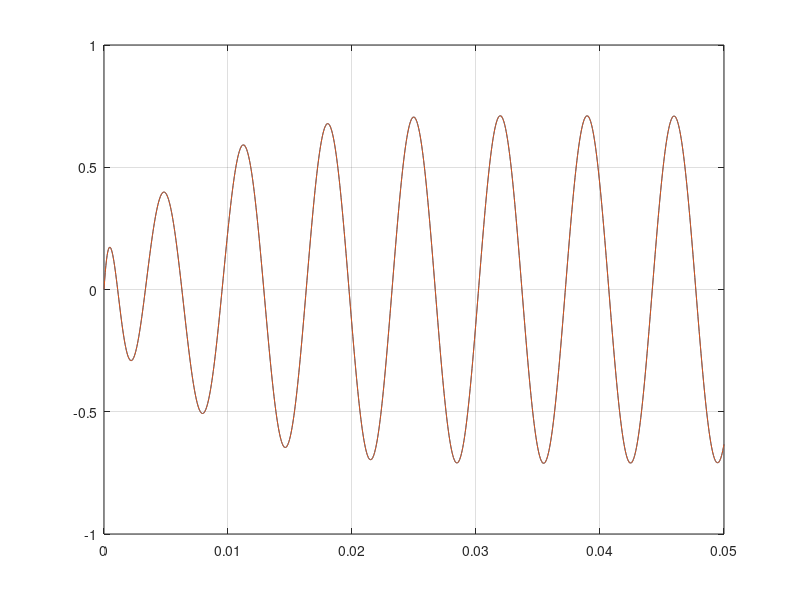

MATLAB code to generate this figure:
clear all; close all
e = exp(1)
w = 895.3

s = tf('s')
H = (0.8911*s^4)/(s^4 + 2539*s^3 + 4.686*(10^6)*s^2+2.894*(10^9)*s+2.863*(10^12))

t = linspace(0, 0.05, 1000);
u = sin(w*t);
y_sim = lsim(H, u, t);
y_ana = (e.^(-1136.16*t)).*(-0.2918*cos(1374.31*t)+0.6146*sin(1374.31*t)) + (e.^(-133.34*t)).*(0.965*cos(939.5*t)-0.0568*sin(939.5*t))-0.673*cos(895.3*t)-0.2194*sin(895.3*t)

plot(t, y_sim)
hold all
plot(t, y_ana)
grid on